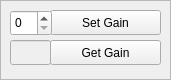
   <widget class="QFrame" name="frame_10">
    <property name="geometry">
     <rect>
      <x>10</x>
      <y>650</y>
      <width>171</width>
      <height>80</height>
     </rect>
    </property>
    <property name="frameShape">
     <enum>QFrame::StyledPanel</enum>
    </property>
    <property name="frameShadow">
     <enum>QFrame::Sunken</enum>
    </property>
    <widget class="QPushButton" name="set_gain_btn">
     <property name="geometry">
      <rect>
       <x>50</x>
       <y>10</y>
       <width>111</width>
       <height>25</height>
      </rect>
     </property>
     <property name="text">
      <string>Set Gain</string>
     </property>
    </widget>
    <widget class="QPushButton" name="get_gain_btn">
     <property name="geometry">
      <rect>
       <x>50</x>
       <y>40</y>
       <width>111</width>
       <height>25</height>
      </rect>
     </property>
     <property name="text">
      <string>Get Gain</string>
     </property>
    </widget>
    <widget class="QSpinBox" name="gain_spin">
     <property name="geometry">
      <rect>
       <x>10</x>
       <y>10</y>
       <width>42</width>
       <height>26</height>
      </rect>
     </property>
     <property name="maximum">
      <number>3</number>
     </property>
    </widget>
    <widget class="QLineEdit" name="gain_line">
     <property name="enabled">
      <bool>false</bool>
     </property>
     <property name="geometry">
      <rect>
       <x>10</x>
       <y>40</y>
       <width>41</width>
       <height>25</height>
      </rect>
     </property>
    </widget>
   </widget>
